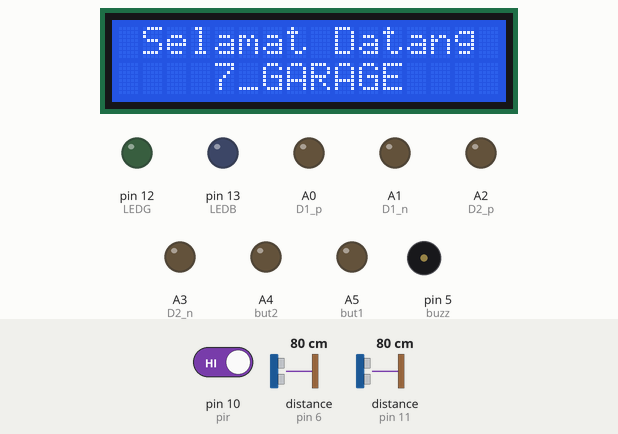
Bench run of a sketch on a simulated Arduino Uno, built with avr-gcc and run on an emulated ATmega328P. On the bench: 16×2 character LCD, output pins drawn as LEDs (lit = HIGH), buzzer (waves = sounding). Wiring (inferred from the names in the program): 2 × ultrasonic range finder: trigger pin 6, echo pin 6 / trigger pin 11, echo pin 11. Dashed ring = blinking. The test bench sets the inputs (shaded band); at power-on: distance to the obstacle (sensors on pin 11, pin 6) 80 cm, pin 10 (pir) HIGH. The echo pulse lasts 58.3 µs per cm; pins used as bus, display or sensor lines are not drawn.

Above: at 4.8 s.
4.9 s: distance to the obstacle (sensor on pin 11) set to 23 cm
6.4 s: distance to the obstacle (sensor on pin 11) set to 17 cm
At 6.8 s:
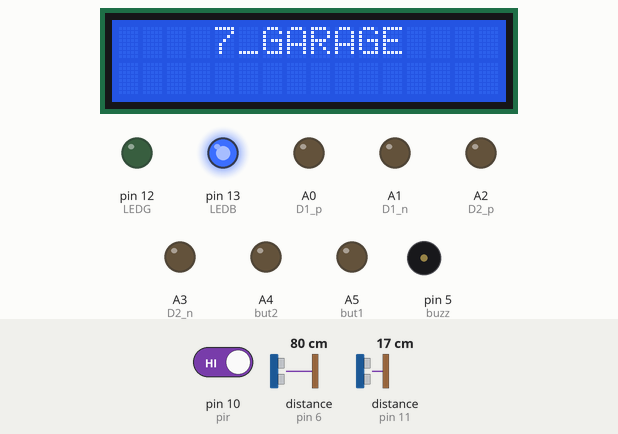
7.9 s: distance to the obstacle (sensor on pin 11) set to 18 cm
10.9 s: distance to the obstacle (sensor on pin 6) set to 54 cm
12.4 s: distance to the obstacle (sensor on pin 6) set to 47 cm
At 13.4 s:
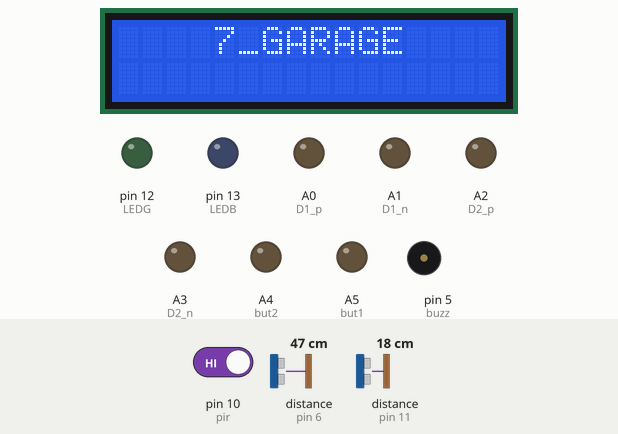
13.9 s: pin 10 (pir) driven LOW
At 14.48 s:
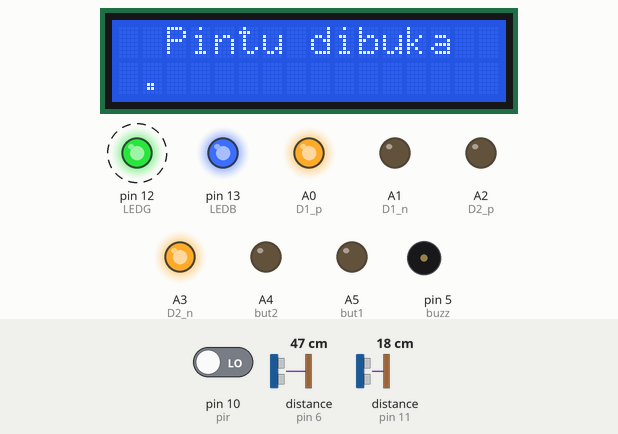
At 41.78 s:
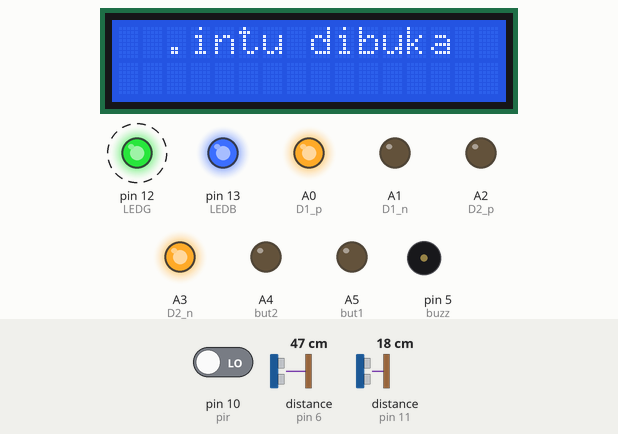
Timing chart, 0 to 43.0 s (numbered marks = the images above; inputs shaded):
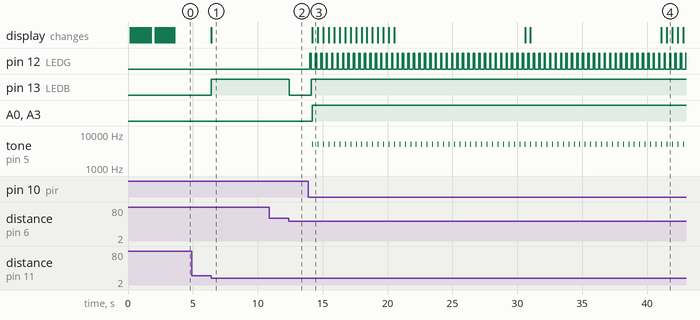

The sketch:

tubes_kelompok_7.ino
```cpp
#include <LiquidCrystal.h>
#define LEDR 1
#define LEDG 12
#define LEDB 13

int r = 0,g = 0,b = 0,buzz=5,ping=6,pir=10,ping2=11,i;
int status_but=0,status_ping=0,status_ping2=0,status_pir=0,status_but2=0;
double inch=0,nilai_ping1=0,nilai_ping2=0;
const int D1_p=A0,D1_n=A1,D2_p=A2,D2_n=A3, but1=A5,but2=A4;
bool din=LOW;

LiquidCrystal lcd(9, 8, 7, 4, 3, 2);

void setup()
{
  Serial.begin(9600);
  lcd.begin(16, 2);
  pinMode(LEDR, OUTPUT);
  pinMode(LEDG, OUTPUT);
  pinMode(LEDB, OUTPUT);
  pinMode(buzz, OUTPUT);
  pinMode(ping, INPUT);
  pinMode(ping2, INPUT);
  pinMode(pir, INPUT);
  pinMode(D1_p, OUTPUT);
  pinMode(D1_n, OUTPUT);
  pinMode(D2_p, OUTPUT);
  pinMode(D2_n, OUTPUT);
  pinMode(but1, OUTPUT);
  pinMode(but2, OUTPUT);
  lcd.clear();
  for(int i=0; i<=16; i++)
  {
  	lcd.setCursor(i,0);
    lcd.print("Selamat Datang");
    delay(100);
    lcd.clear();
    lcd.setCursor(i,1);
    lcd.print("  7_GARAGE  ");
  }
  for(int i=16; i>=0; i--)
  {
  	lcd.clear();
    lcd.setCursor(i,1);
    lcd.print("    7_GARAGE  ");
    lcd.setCursor(i,0);
    lcd.print(" Selamat Datang");
    delay(100);
  }
}

void loop()
{
  nilai_ping1 = 0.01723 * readUltrasonicDistance(ping);
  nilai_ping2= 0.01723 * readUltrasonicDistance(ping2);
  inch = (nilai_ping1 / 2.54);
  /*
  lcd.setCursor(0, 0);
  lcd.print("P1: ");
  lcd.print(nilai_ping1);
  lcd.print(" ");
  lcd.print(inch);

  lcd.setCursor(0,1);
  lcd.print("P2: ");
  lcd.print(nilai_ping2);
  */

  status_pir = digitalRead(pir);
  status_ping=nilai_ping1;
  status_ping2=nilai_ping2;
  status_but=digitalRead(but1);
  status_but2=digitalRead(but2);
  if ((status_pir == LOW && status_ping < 50) || status_but == HIGH)
  {
    digitalWrite(LEDR, HIGH);
    digitalWrite(LEDG, LOW);
    delay(100);
    digitalWrite(LEDR, LOW);
    digitalWrite(LEDG, HIGH);
    delay(100);
    digitalWrite(LEDG, LOW);
    digitalWrite(LEDB, HIGH);
    delay(100);
    tone(buzz, 5000, 50);
    analogWrite(D1_p, 255);
    analogWrite(D1_n, 0);
    analogWrite(D2_p, 0);
    analogWrite(D2_n, 255);
    lcd.clear();
    lcd.setCursor(0,0);
    lcd.print(" Pintu dibuka");
    lcd.setCursor(i++,1);
    lcd.print(".");
    lcd.scrollDisplayRight();
    delay(100);
  }

  else if(status_pir ==HIGH && status_ping >50 && status_ping2 <20)
  {
    analogWrite(D1_p, 0);
    analogWrite(D1_n, 0);
    analogWrite(D2_p, 0);
    analogWrite(D2_n, 0);
    noTone(buzz);
    digitalWrite(LEDB, HIGH);
    digitalWrite(LEDG, HIGH);
    digitalWrite(LEDG, LOW);
    lcd.clear();
    lcd.setCursor(0,0);
    lcd.print("    7_GARAGE  ");
  }

  else if(status_but2 == HIGH && status_pir ==LOW && status_ping > 50 && status_ping2 <20)
  {

    digitalWrite(LEDG, HIGH);
    analogWrite(D1_p, 0);
    analogWrite(D1_n, 255);
    analogWrite(D2_p, 255);
    analogWrite(D2_n, 0);
    tone(buzz, 5000, 1000);
    i=16;
    lcd.setCursor(0,0);
    lcd.print(" Pintu ditutup ");
    delay(100);
    lcd.clear();
  }
  else
  {
    digitalWrite(LEDR, HIGH);
    digitalWrite(LEDG, LOW);
    digitalWrite(LEDB, LOW);
    analogWrite(D1_p, 0);
    analogWrite(D1_n, 0);
    analogWrite(D2_p, 0);
    analogWrite(D2_n, 0);
    noTone(buzz);
  }
  delay(10);
}

long readUltrasonicDistance(int pin)
{
  pinMode(pin, OUTPUT);
  digitalWrite(pin, LOW);
  delayMicroseconds(2);
  digitalWrite(pin, HIGH);
  delayMicroseconds(10);
  digitalWrite(pin, LOW);
  pinMode(pin, INPUT);
  return pulseIn(pin, HIGH);
}
```

Measured:
- the behaviour switches between 21 and 20 cm on distance to the obstacle (sensor on pin 11) (found by bisection; images 0 and 1)
- the behaviour switches between 51 and 50 cm on distance to the obstacle (sensor on pin 6) (found by bisection; images 1 and 2)
- after the input at 4.9 s, every drawn part: stays the same
- after the input at 6.4 s, pin 13 (LEDB): LOW → HIGH at once; the display: changes at once (image 1)
- after the input at 12.4 s, pin 13 (LEDB): HIGH → LOW at once
- after the input at 13.9 s, pin 12 (LEDG): alternates HIGH for 0.10 s and LOW for 0.32 s, starting after 0.11 s; pin 13 (LEDB): LOW → HIGH after 0.21 s; A0 (D1_p), A3 (D2_n): LOW → HIGH after 0.31 s; tone on pin 5 (buzz): alternates 5000 Hz for 0.05 s and silent for 0.37 s, starting after 0.31 s; the display: changes after 0.32 s (image 3)
- what the display in image 3 shows lasts 0.4 s, from 14.2 s to 14.6 s
